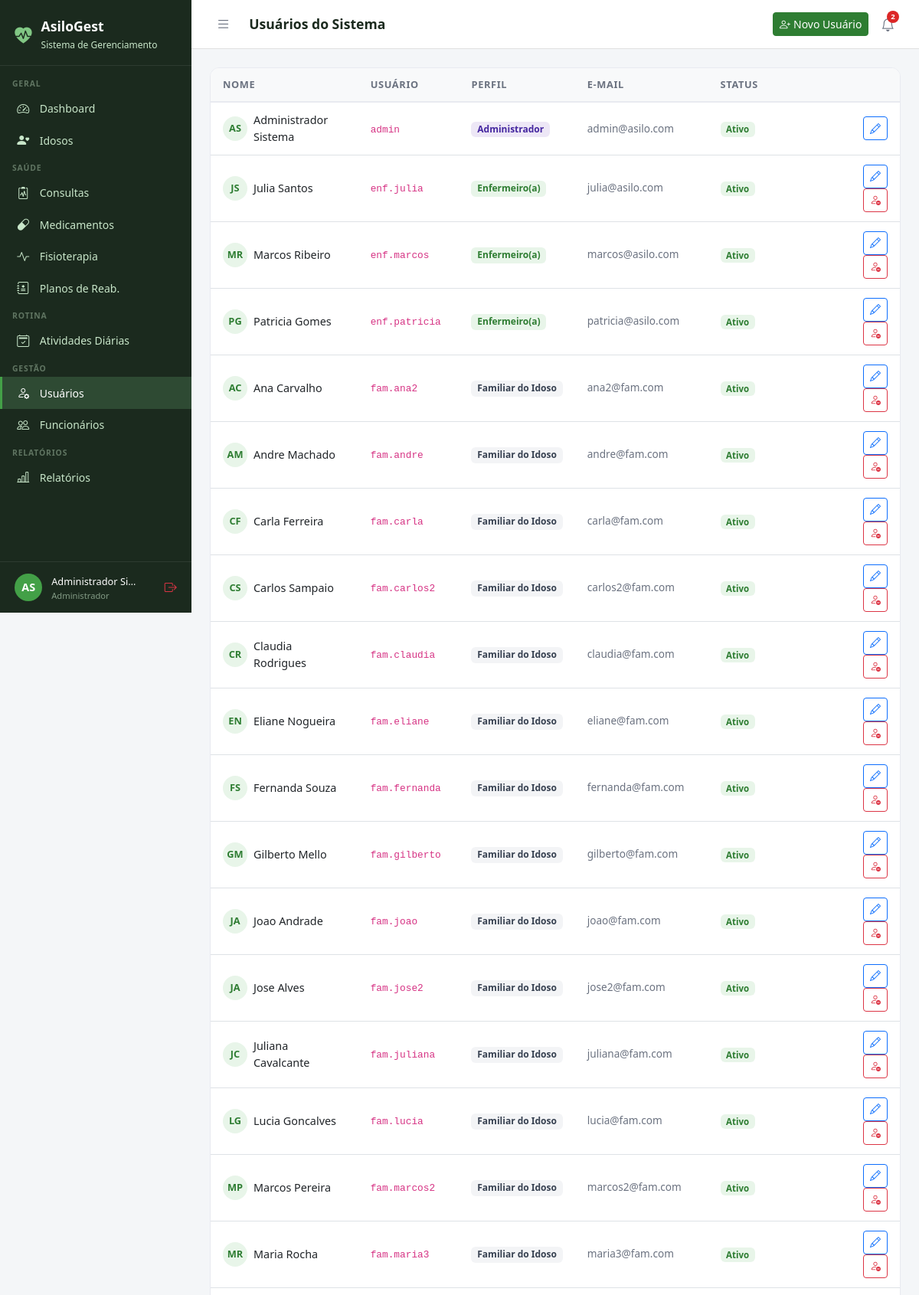
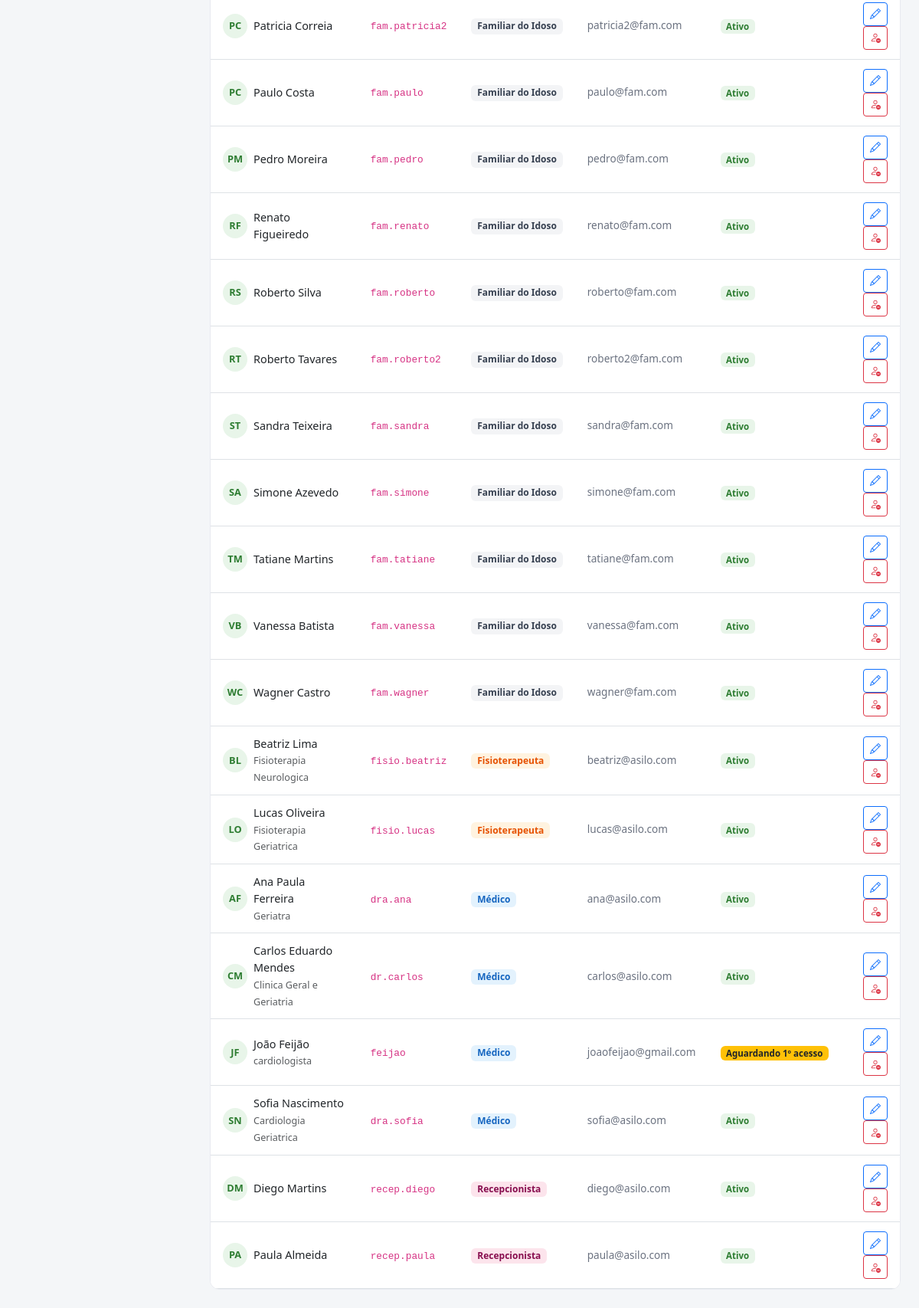
Screenshot of /usuarios/ (signed in) with the database file from the repository (2 pictures, top to bottom).
### core/models.py (models this page shows, shortened)
class Usuario(AbstractUser):
    PERFIL_CHOICES = [
        ('administrador', 'Administrador'),
        ('medico', 'Médico'),
        ('fisioterapeuta', 'Fisioterapeuta'),
        ('enfermeiro', 'Enfermeiro(a)'),
        ('recepcionista', 'Recepcionista'),
        ('familiar', 'Familiar do Idoso'),
    ]
    perfil = models.CharField(
        max_length=20, choices=PERFIL_CHOICES,
        default='recepcionista', verbose_name='Perfil de Acesso'
    )
    telefone = models.CharField(max_length=15, blank=True, verbose_name='Telefone')
    cpf = models.CharField(max_length=14, unique=True, null=True, blank=True, verbose_name='CPF')
    foto = models.ImageField(upload_to='usuarios/', blank=True, null=True, verbose_name='Foto')
    data_nascimento = models.DateField(null=True, blank=True, verbose_name='Data de Nascimento')
    especialidade = models.CharField(
        max_length=100, blank=True, verbose_name='Especialidade',
        help_text='Preencha para Médico ou Fisioterapeuta'
    )
    data_admissao = models.DateField(null=True, blank=True, verbose_name='Data de Admissão')
    primeiro_acesso = models.BooleanField(
        default=True, verbose_name='Primeiro Acesso',
        help_text='Usuário deve definir senha no primeiro login'
    )
    ativo = models.BooleanField(default=True, verbose_name='Ativo')
    criado_em = models.DateTimeField(auto_now_add=True)
    class Meta:
        verbose_name = 'Usuário'
        verbose_name_plural = 'Usuários'
        ordering = ['first_name', 'last_name']
    @property
    def is_administrador(self):
        return self.perfil == 'administrador' or self.is_superuser
    @property
    def is_fisioterapeuta(self):
        return self.perfil == 'fisioterapeuta'
    @property
    def is_recepcionista(self):
        return self.perfil == 'recepcionista'
    @property
    def is_familiar(self):
        return self.perfil == 'familiar'
    @property
    def pode_ver_saude(self):
        return (self.is_administrador or self.is_medico
                or self.is_fisioterapeuta or self.is_enfermeiro)
    @property
    def pode_cadastrar_usuarios(self):
        return self.is_administrador or self.is_recepcionista
    @property
    def pode_administrar(self):
        return self.is_administrador

### core/views.py (the view)
# urls.py: path('usuarios/', views.usuarios_lista, name='usuarios_lista'),
@login_required
@admin_ou_recepcionista_required
def usuarios_lista(request):
    usuarios = Usuario.objects.all().order_by('perfil', 'first_name')
    if request.user.is_recepcionista:
        usuarios = usuarios.exclude(perfil='administrador')
    return render(request, 'usuarios/lista.html', {'usuarios': usuarios})

### templates/usuarios/lista.html (shortened to what this page needs)
{% extends 'base.html' %}
{% block page_title %}Usuários do Sistema{% endblock %}
{% block topbar_actions %}
{% if request.user.pode_cadastrar_usuarios %}
<a href="{% url 'usuario_novo' %}" class="btn btn-primary btn-sm">
  <i class="bi bi-person-plus me-1"></i>Novo Usuário
</a>
{% endif %}
{% endblock %}
{% block content %}
<div class="table-card">
  <table class="table table-hover">
    <thead>
      <tr>
        <th>Nome</th>
        <th>Usuário</th>
        <th>Perfil</th>
        <th>E-mail</th>
        <th>Status</th>
        <th></th>
      </tr>
    </thead>
    <tbody>
      {% for u in usuarios %}
      <tr>
        <td>
          <div class="d-flex align-items-center gap-2">
            <div style="width:32px;height:32px;background:#E8F5E9;border-radius:50%;display:flex;align-items:center;justify-content:center;font-weight:700;font-size:.8rem;color:#2E7D32;flex-shrink:0;">
              {{ u.first_name|first|upper }}{{ u.last_name|first|upper }}
            </div>
            <div>
              <div style="font-weight:500;font-size:.9rem;">{{ u.get_full_name }}</div>
              {% if u.especialidade %}<small class="text-muted">{{ u.especialidade }}</small>{% endif %}
            </div>
          </div>
        </td>
        <td><code style="font-size:.8rem;">{{ u.username }}</code></td>
        <td>
          <span class="badge" style="
            {% if u.perfil == 'administrador' %}background:#EDE7F6;color:#4527A0;
            {% elif u.perfil == 'medico' %}background:#E3F2FD;color:#1565C0;
            {% elif u.perfil == 'enfermeiro' %}background:#E8F5E9;color:#2E7D32;
            {% elif u.perfil == 'fisioterapeuta' %}background:#FFF3E0;color:#E65100;
            {% elif u.perfil == 'recepcionista' %}background:#FCE4EC;color:#880E4F;
            {% else %}background:#F3F4F6;color:#374151;{% endif %}
            font-size:.75rem;font-weight:600;">
            {{ u.get_perfil_display }}
          </span>
        </td>
        <td style="font-size:.85rem;color:#6B7280;">{{ u.email }}</td>
        <td>
          {% if u.primeiro_acesso %}
            <span class="badge bg-warning text-dark" style="font-size:.72rem;">Aguardando 1º acesso</span>
          {% elif u.ativo %}
            <span class="badge" style="background:#E8F5E9;color:#2E7D32;font-size:.72rem;">Ativo</span>
          {% else %}
            <span class="badge" style="background:#FFEBEE;color:#C62828;font-size:.72rem;">Inativo</span>
          {% endif %}
        </td>
        <td class="text-end">
          {% if request.user.is_administrador or not u.is_administrador %}
          <a href="{% url 'usuario_editar' u.pk %}" class="btn btn-sm btn-outline-primary">
            <i class="bi bi-pencil"></i>
          </a>
          {% if request.user.is_administrador and u != request.user %}
          <a href="{% url 'usuario_excluir' u.pk %}" class="btn btn-sm btn-outline-danger">
            <i class="bi bi-person-dash"></i>
          </a>
          {% endif %}
          {% endif %}
        </td>
      </tr>
      {% empty %}
      <tr><td colspan="6" class="text-center py-4 text-muted">Nenhum usuário encontrado.</td></tr>
      {% endfor %}
    </tbody>
  </table>
</div>
{% endblock %}

### templates/base.html (shortened to what this page needs)
<!DOCTYPE html>
<html lang="pt-br">
<head>
  <link href="https://cdn.jsdelivr.net/npm/bootstrap@5.3.0/dist/css/bootstrap.min.css" rel="stylesheet">
  <link href="https://cdn.jsdelivr.net/npm/bootstrap-icons@1.11.0/font/bootstrap-icons.css" rel="stylesheet">
</head>
<body>
{% if user.is_authenticated %}
<div id="sidebar">
  <div class="sidebar-brand">
    <i class="bi bi-heart-pulse-fill" style="color:#81C784;font-size:1.4rem;"></i>
    <div>
      <h5 style="margin:0;">AsiloGest</h5>
      <small>Sistema de Gerenciamento</small>
    </div>
  </div>
  <nav class="sidebar-nav">
    <div class="nav-section">Geral</div>
    <a href="{% url 'dashboard' %}" class="sidebar-link {% if request.resolver_match.url_name == 'dashboard' %}active{% endif %}">
      <i class="bi bi-speedometer2"></i> Dashboard
    </a>
    <a href="{% url 'idosos:lista' %}" class="sidebar-link">
      <i class="bi bi-person-heart"></i>
      {% if user.is_familiar %}Meus Familiares{% else %}Idosos{% endif %}
    </a>
    {% if user.pode_ver_saude or user.is_familiar %}
    <div class="nav-section">Saúde</div>
    <a href="{% url 'consultas:lista' %}" class="sidebar-link">
      <i class="bi bi-clipboard2-pulse"></i> Consultas
    </a>
    <a href="{% url 'medicamentos:lista' %}" class="sidebar-link">
      <i class="bi bi-capsule"></i> Medicamentos
    </a>
    <a href="{% url 'fisioterapia:lista' %}" class="sidebar-link">
      <i class="bi bi-activity"></i> Fisioterapia
    </a>
    {% if user.pode_ver_saude and not user.is_familiar %}
    <a href="{% url 'fisioterapia:planos_lista' %}" class="sidebar-link">
      <i class="bi bi-journal-medical"></i> Planos de Reab.
    </a>
    {% endif %}
    {% endif %}
    <div class="nav-section">Rotina</div>
    <a href="{% url 'atividades:lista' %}" class="sidebar-link">
      <i class="bi bi-calendar2-check"></i> Atividades Diárias
    </a>
    {% if user.pode_cadastrar_usuarios %}
    <div class="nav-section">Gestão</div>
    <a href="{% url 'usuarios_lista' %}" class="sidebar-link">
      <i class="bi bi-person-gear"></i> Usuários
    </a>
    {% endif %}
    {% if user.pode_administrar %}
    <a href="{% url 'funcionarios:lista' %}" class="sidebar-link">
      <i class="bi bi-people"></i> Funcionários
    </a>
    {% endif %}
    {% if user.pode_ver_saude or user.pode_administrar %}
    <div class="nav-section">Relatórios</div>
    <a href="{% url 'relatorios:lista' %}" class="sidebar-link">
      <i class="bi bi-bar-chart-line"></i> Relatórios
    </a>
    {% endif %}
  </nav>
  <div class="sidebar-user">
    <div class="avatar">{{ user.first_name|first|upper }}{{ user.last_name|first|upper }}</div>
    <div class="info" style="min-width:0;flex:1;">
      <span>{{ user.get_full_name|truncatechars:18 }}</span>
      <small>{{ user.get_perfil_display }}</small>
    </div>
    <a href="{% url 'logout' %}" class="text-danger" title="Sair" style="flex-shrink:0;">
      <i class="bi bi-box-arrow-right"></i>
    </a>
  </div>
</div>
<div id="main">
  <div class="topbar">
    <div class="topbar-left">
      <button class="btn-toggle-sidebar" onclick="toggleSidebar()" title="Menu">
        <i class="bi bi-list"></i>
      </button>
      <h4>{% block page_title %}{% endblock %}</h4>
    </div>
    <div class="d-flex align-items-center gap-2">
      {% block topbar_actions %}{% endblock %}
      <div style="position:relative;">
        <button class="notif-btn" id="notifBtn" onclick="toggleNotif()" title="Notificações">
          <i class="bi bi-bell"></i>
          {% if notif_count %}
          <span class="notif-badge">{{ notif_count }}</span>
          {% endif %}
        </button>
      </div>
    </div>
  </div>
  <div class="content">
    {% block content %}{% endblock %}
  </div>
</div>
{% else %}
{% block full_content %}{% endblock %}
{% endif %}
</body>
</html>

### templates/base.html (style rules this page uses)
:root { --sidebar-width: 250px; --primary: #2E7D32; --primary-light: #43A047; --accent: #1565C0; --bg-sidebar: #1B2A1E; --bg-sidebar-hover: #2E4A33; --text-sidebar: #C8E6C9; --transition: 0.3s ease; }
body { background: #F4F6F8; font-family: 'Segoe UI', sans-serif; }
#sidebar { position: fixed; top: 0; left: 0; width: var(--sidebar-width); height: 100vh; background: var(--bg-sidebar); z-index: 1000; display: flex; flex-direction: column; overflow-y: auto; transition: transform var(--transition); }
.sidebar-brand { padding: 1.5rem 1.2rem 1rem; border-bottom: 1px solid rgba(255,255,255,0.08); display: flex; align-items: center; gap: .75rem; }
.sidebar-brand h5 { color: #fff; font-weight: 700; margin: 0; font-size: 1.1rem; }
.sidebar-brand small { color: var(--text-sidebar); font-size: .75rem; }
.sidebar-nav { padding: .5rem 0; flex: 1; }
.nav-section { padding: .5rem 1rem .2rem; color: rgba(200,230,201,.4); font-size: .65rem; font-weight: 700; letter-spacing: .08em; text-transform: uppercase; }
.sidebar-link { display: flex; align-items: center; gap: .65rem; padding: .55rem 1.2rem; color: var(--text-sidebar); text-decoration: none; font-size: .875rem; transition: all .2s; border-left: 3px solid transparent; }
.sidebar-link:hover, .sidebar-link.active { background: var(--bg-sidebar-hover); color: #fff; border-left-color: var(--primary-light); }
.sidebar-link i { font-size: 1rem; width: 1.2rem; }
.sidebar-user { padding: .8rem 1.2rem; border-top: 1px solid rgba(255,255,255,0.08); display: flex; align-items: center; gap: .75rem; }
.sidebar-user .avatar { width: 36px; height: 36px; background: var(--primary-light); border-radius: 50%; display: flex; align-items: center; justify-content: center; color: #fff; font-weight: 700; font-size: .9rem; flex-shrink: 0; }
.sidebar-user .info small { color: rgba(200,230,201,.6); font-size: .7rem; display: block; }
.sidebar-user .info span { color: #fff; font-size: .8rem; }
#main { margin-left: var(--sidebar-width); min-height: 100vh; display: flex; flex-direction: column; transition: margin-left var(--transition); }
.topbar { background: #fff; border-bottom: 1px solid #E0E0E0; padding: .75rem 1.5rem; display: flex; align-items: center; justify-content: space-between; position: sticky; top: 0; z-index: 999; }
.topbar-left { display: flex; align-items: center; gap: 1rem; }
.topbar h4 { margin: 0; font-size: 1.1rem; font-weight: 600; color: #1B2A1E; }
.btn-toggle-sidebar { background: none; border: none; padding: .4rem .5rem; color: #6B7280; cursor: pointer; border-radius: 6px; font-size: 1.2rem; line-height: 1; transition: background .2s, color .2s; }
.notif-btn { position: relative; background: none; border: none; padding: .4rem .5rem; color: #6B7280; cursor: pointer; border-radius: 6px; font-size: 1.1rem; transition: background .2s, color .2s; }
.notif-badge { position: absolute; top: 2px; right: 2px; background: #DC2626; color: #fff; font-size: .6rem; font-weight: 700; min-width: 16px; height: 16px; border-radius: 8px; padding: 0 4px; display: flex; align-items: center; justify-content: center; }
.content { padding: 1.5rem; flex: 1; }
.table-card { background: #fff; border-radius: 12px; border: 1px solid #E8EAF0; overflow: hidden; }
.table-card .table { margin: 0; }
.table thead th { background: #F8F9FA; border-bottom: 2px solid #E8EAF0; font-size: .8rem; font-weight: 600; color: #6B7280; text-transform: uppercase; letter-spacing: .05em; padding: .75rem 1rem; }
.table td { padding: .75rem 1rem; vertical-align: middle; font-size: .9rem; }
.btn-primary { background: var(--primary); border-color: var(--primary); }

### rows the page displays
Usuario: first_name|first "A", last_name|first "S", get_full_name "Administrador Si…", perfil "Administrador", get_full_name "Administrador Sistema", username "admin", email "admin@asilo.com", primeiro_acesso "Ativo"
Usuario: first_name|first "J", last_name|first "S", get_full_name "Julia Santos", username "enf.julia", perfil "Enfermeiro(a)", email "julia@asilo.com", primeiro_acesso "Ativo"
Usuario: first_name|first "M", last_name|first "R", get_full_name "Marcos Ribeiro", username "enf.marcos", perfil "Enfermeiro(a)", email "marcos@asilo.com", primeiro_acesso "Ativo"
Usuario: first_name|first "P", last_name|first "G", get_full_name "Patricia Gomes", username "enf.patricia", perfil "Enfermeiro(a)", email "patricia@asilo.com", primeiro_acesso "Ativo"
Usuario: first_name|first "A", last_name|first "C", get_full_name "Ana Carvalho", username "fam.ana2", perfil "Familiar do Idoso", email "ana2@fam.com", primeiro_acesso "Ativo"
Usuario: first_name|first "A", last_name|first "M", get_full_name "Andre Machado", username "fam.andre", perfil "Familiar do Idoso", email "andre@fam.com", primeiro_acesso "Ativo"
Usuario: first_name|first "C", last_name|first "F", get_full_name "Carla Ferreira", username "fam.carla", perfil "Familiar do Idoso", email "carla@fam.com", primeiro_acesso "Ativo"
Usuario: first_name|first "C", last_name|first "S", get_full_name "Carlos Sampaio", username "fam.carlos2", perfil "Familiar do Idoso", email "carlos2@fam.com", primeiro_acesso "Ativo"
Usuario: first_name|first "C", last_name|first "R", get_full_name "Claudia Rodrigues", username "fam.claudia", perfil "Familiar do Idoso", email "claudia@fam.com", primeiro_acesso "Ativo"
Usuario: first_name|first "E", last_name|first "N", get_full_name "Eliane Nogueira", username "fam.eliane", perfil "Familiar do Idoso", email "eliane@fam.com", primeiro_acesso "Ativo"
Usuario: first_name|first "F", last_name|first "S", get_full_name "Fernanda Souza", username "fam.fernanda", perfil "Familiar do Idoso", email "fernanda@fam.com", primeiro_acesso "Ativo"
Usuario: first_name|first "G", last_name|first "M", get_full_name "Gilberto Mello", username "fam.gilberto", perfil "Familiar do Idoso", email "gilberto@fam.com", primeiro_acesso "Ativo"
Usuario: first_name|first "J", last_name|first "A", get_full_name "Joao Andrade", username "fam.joao", perfil "Familiar do Idoso", email "joao@fam.com", primeiro_acesso "Ativo"
Usuario: first_name|first "J", last_name|first "A", get_full_name "Jose Alves", username "fam.jose2", perfil "Familiar do Idoso", email "jose2@fam.com", primeiro_acesso "Ativo"
Usuario: first_name|first "J", last_name|first "C", get_full_name "Juliana Cavalcante", username "fam.juliana", perfil "Familiar do Idoso", email "juliana@fam.com", primeiro_acesso "Ativo"
Usuario: first_name|first "L", last_name|first "G", get_full_name "Lucia Goncalves", username "fam.lucia", perfil "Familiar do Idoso", email "lucia@fam.com", primeiro_acesso "Ativo"
Usuario: first_name|first "M", last_name|first "P", get_full_name "Marcos Pereira", username "fam.marcos2", perfil "Familiar do Idoso", email "marcos2@fam.com", primeiro_acesso "Ativo"
Usuario: first_name|first "M", last_name|first "R", get_full_name "Maria Rocha", username "fam.maria3", perfil "Familiar do Idoso", email "maria3@fam.com", primeiro_acesso "Ativo"
Usuario: first_name|first "P", last_name|first "C", get_full_name "Patricia Correia", username "fam.patricia2", perfil "Familiar do Idoso", email "patricia2@fam.com", primeiro_acesso "Ativo"
Usuario: first_name|first "P", last_name|first "C", get_full_name "Paulo Costa", username "fam.paulo", perfil "Familiar do Idoso", email "paulo@fam.com", primeiro_acesso "Ativo"
Usuario: first_name|first "P", last_name|first "M", get_full_name "Pedro Moreira", username "fam.pedro", perfil "Familiar do Idoso", email "pedro@fam.com", primeiro_acesso "Ativo"
Usuario: first_name|first "R", last_name|first "F", get_full_name "Renato Figueiredo", username "fam.renato", perfil "Familiar do Idoso", email "renato@fam.com", primeiro_acesso "Ativo"
Usuario: first_name|first "R", last_name|first "S", get_full_name "Roberto Silva", username "fam.roberto", perfil "Familiar do Idoso", email "roberto@fam.com", primeiro_acesso "Ativo"
Usuario: first_name|first "R", last_name|first "T", get_full_name "Roberto Tavares", username "fam.roberto2", perfil "Familiar do Idoso", email "roberto2@fam.com", primeiro_acesso "Ativo"
Usuario: first_name|first "S", last_name|first "T", get_full_name "Sandra Teixeira", username "fam.sandra", perfil "Familiar do Idoso", email "sandra@fam.com", primeiro_acesso "Ativo"
Usuario: first_name|first "S", last_name|first "A", get_full_name "Simone Azevedo", username "fam.simone", perfil "Familiar do Idoso", email "simone@fam.com", primeiro_acesso "Ativo"
Usuario: first_name|first "T", last_name|first "M", get_full_name "Tatiane Martins", username "fam.tatiane", perfil "Familiar do Idoso", email "tatiane@fam.com", primeiro_acesso "Ativo"
Usuario: first_name|first "V", last_name|first "B", get_full_name "Vanessa Batista", username "fam.vanessa", perfil "Familiar do Idoso", email "vanessa@fam.com", primeiro_acesso "Ativo"
Usuario: first_name|first "W", last_name|first "C", get_full_name "Wagner Castro", username "fam.wagner", perfil "Familiar do Idoso", email "wagner@fam.com", primeiro_acesso "Ativo"
Usuario: first_name|first "B", last_name|first "L", get_full_name "Beatriz Lima", especialidade "Fisioterapia Neurologica", username "fisio.beatriz", perfil "Fisioterapeuta", email "beatriz@asilo.com", primeiro_acesso "Ativo"
Usuario: first_name|first "L", last_name|first "O", get_full_name "Lucas Oliveira", especialidade "Fisioterapia Geriatrica", username "fisio.lucas", perfil "Fisioterapeuta", email "lucas@asilo.com", primeiro_acesso "Ativo"
Usuario: first_name|first "A", last_name|first "F", get_full_name "Ana Paula Ferreira", especialidade "Geriatra", username "dra.ana", perfil "Médico", email "ana@asilo.com", primeiro_acesso "Ativo"
Usuario: first_name|first "C", last_name|first "M", get_full_name "Carlos Eduardo Mendes", especialidade "Clinica Geral e Geriatria", username "dr.carlos", perfil "Médico", email "carlos@asilo.com", primeiro_acesso "Ativo"
Usuario: first_name|first "J", last_name|first "F", get_full_name "João Feijão", especialidade "cardiologista", username "feijao", perfil "Médico", email "joaofeijao@gmail.com", primeiro_acesso "Aguardando 1º acesso"
Usuario: first_name|first "S", last_name|first "N", get_full_name "Sofia Nascimento", especialidade "Cardiologia Geriatrica", username "dra.sofia", perfil "Médico", email "sofia@asilo.com", primeiro_acesso "Ativo"
Usuario: first_name|first "D", last_name|first "M", get_full_name "Diego Martins", username "recep.diego", perfil "Recepcionista", email "diego@asilo.com", primeiro_acesso "Ativo"
Usuario: first_name|first "P", last_name|first "A", get_full_name "Paula Almeida", username "recep.paula", perfil "Recepcionista", email "paula@asilo.com", primeiro_acesso "Ativo"

### other values shown
{{ notif_count }} "2"
